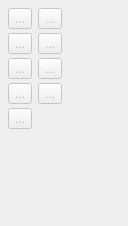
             <widget class="QWidget" name="arcs_Page">
              <property name="geometry">
               <rect>
                <x>0</x>
                <y>0</y>
                <width>128</width>
                <height>226</height>
               </rect>
              </property>
              <property name="sizePolicy">
               <sizepolicy hsizetype="Preferred" vsizetype="Maximum">
                <horstretch>0</horstretch>
                <verstretch>0</verstretch>
               </sizepolicy>
              </property>
              <property name="toolTip">
               <string>Tools for creating arcs.</string>
              </property>
              <attribute name="icon">
               <iconset resource="share/resources/toolicon.qrc">
                <normaloff>:/toolicon/32x32/arcs_toolbox.png</normaloff>:/toolicon/32x32/arcs_toolbox.png</iconset>
              </attribute>
              <attribute name="label">
               <string>Arc</string>
              </attribute>
              <attribute name="toolTip">
               <string>Arc</string>
              </attribute>
              <layout class="QFormLayout" name="formLayout_11">
               <property name="verticalSpacing">
                <number>4</number>
               </property>
               <property name="leftMargin">
                <number>8</number>
               </property>
               <property name="topMargin">
                <number>8</number>
               </property>
               <property name="rightMargin">
                <number>8</number>
               </property>
               <property name="bottomMargin">
                <number>8</number>
               </property>
               <item row="1" column="0">
                <widget class="QToolButton" name="arc_ToolButton">
                 <property name="enabled">
                  <bool>false</bool>
                 </property>
                 <property name="toolTip">
                  <string>Arc - Radius and Angles (Alt+A)</string>
                 </property>
                 <property name="text">
                  <string notr="true">...</string>
                 </property>
                 <property name="icon">
                  <iconset resource="share/resources/toolicon.qrc">
                   <normaloff>:/toolicon/32x32/arc.png</normaloff>:/toolicon/32x32/arc.png</iconset>
                 </property>
                 <property name="iconSize">
                  <size>
                   <width>32</width>
                   <height>32</height>
                  </size>
                 </property>
                 <property name="checkable">
                  <bool>true</bool>
                 </property>
                </widget>
               </item>
               <item row="1" column="1">
                <widget class="QToolButton" name="pointAlongArc_ToolButton">
                 <property name="enabled">
                  <bool>false</bool>
                 </property>
                 <property name="toolTip">
                  <string>Point - On Arc (O, A)</string>
                 </property>
                 <property name="text">
                  <string notr="true">...</string>
                 </property>
                 <property name="icon">
                  <iconset resource="share/resources/toolicon.qrc">
                   <normaloff>:/toolicon/32x32/arc_cut.png</normaloff>:/toolicon/32x32/arc_cut.png</iconset>
                 </property>
                 <property name="iconSize">
                  <size>
                   <width>32</width>
                   <height>32</height>
                  </size>
                 </property>
                 <property name="checkable">
                  <bool>true</bool>
                 </property>
                </widget>
               </item>
               <item row="2" column="0">
                <widget class="QToolButton" name="arcIntersectAxis_ToolButton">
                 <property name="enabled">
                  <bool>false</bool>
                 </property>
                 <property name="toolTip">
                  <string>Point - Intersect Arc and Axis (A, X)</string>
                 </property>
                 <property name="text">
                  <string notr="true">...</string>
                 </property>
                 <property name="icon">
                  <iconset resource="share/resources/toolicon.qrc">
                   <normaloff>:/toolicon/32x32/arc_intersect_axis.png</normaloff>:/toolicon/32x32/arc_intersect_axis.png</iconset>
                 </property>
                 <property name="iconSize">
                  <size>
                   <width>32</width>
                   <height>32</height>
                  </size>
                 </property>
                 <property name="checkable">
                  <bool>true</bool>
                 </property>
                </widget>
               </item>
               <item row="2" column="1">
                <widget class="QToolButton" name="pointOfIntersectionArcs_ToolButton">
                 <property name="enabled">
                  <bool>false</bool>
                 </property>
                 <property name="toolTip">
                  <string>Point - Intersect Arcs (I, A)</string>
                 </property>
                 <property name="text">
                  <string notr="true">...</string>
                 </property>
                 <property name="icon">
                  <iconset resource="share/resources/toolicon.qrc">
                   <normaloff>:/toolicon/32x32/point_of_intersection_arcs.png</normaloff>:/toolicon/32x32/point_of_intersection_arcs.png</iconset>
                 </property>
                 <property name="iconSize">
                  <size>
                   <width>32</width>
                   <height>32</height>
                  </size>
                 </property>
                 <property name="checkable">
                  <bool>true</bool>
                 </property>
                </widget>
               </item>
               <item row="3" column="0">
                <widget class="QToolButton" name="pointOfIntersectionCircles_ToolButton">
                 <property name="enabled">
                  <bool>false</bool>
                 </property>
                 <property name="toolTip">
                  <string>Point - Intersect Circles (Shift+I, Shift+C)</string>
                 </property>
                 <property name="text">
                  <string notr="true">...</string>
                 </property>
                 <property name="icon">
                  <iconset resource="share/resources/toolicon.qrc">
                   <normaloff>:/toolicon/32x32/point_of_intersection_circles.png</normaloff>:/toolicon/32x32/point_of_intersection_circles.png</iconset>
                 </property>
                 <property name="iconSize">
                  <size>
                   <width>32</width>
                   <height>32</height>
                  </size>
                 </property>
                 <property name="checkable">
                  <bool>true</bool>
                 </property>
                </widget>
               </item>
               <item row="3" column="1">
                <widget class="QToolButton" name="pointFromCircleAndTangent_ToolButton">
                 <property name="enabled">
                  <bool>false</bool>
                 </property>
                 <property name="toolTip">
                  <string>Point - Intersect Circle and Tangent (C, T)</string>
                 </property>
                 <property name="text">
                  <string notr="true">...</string>
                 </property>
                 <property name="icon">
                  <iconset resource="share/resources/toolicon.qrc">
                   <normaloff>:/toolicon/32x32/point_from_circle_and_tangent.png</normaloff>:/toolicon/32x32/point_from_circle_and_tangent.png</iconset>
                 </property>
                 <property name="iconSize">
                  <size>
                   <width>32</width>
                   <height>32</height>
                  </size>
                 </property>
                 <property name="checkable">
                  <bool>true</bool>
                 </property>
                </widget>
               </item>
               <item row="4" column="0">
                <widget class="QToolButton" name="pointFromArcAndTangent_ToolButton">
                 <property name="enabled">
                  <bool>false</bool>
                 </property>
                 <property name="toolTip">
                  <string>Point - Intersect Arc and Tangent (A, T)</string>
                 </property>
                 <property name="text">
                  <string notr="true">...</string>
                 </property>
                 <property name="icon">
                  <iconset resource="share/resources/toolicon.qrc">
                   <normaloff>:/toolicon/32x32/point_from_arc_and_tangent.png</normaloff>:/toolicon/32x32/point_from_arc_and_tangent.png</iconset>
                 </property>
                 <property name="iconSize">
                  <size>
                   <width>32</width>
                   <height>32</height>
                  </size>
                 </property>
                 <property name="checkable">
                  <bool>true</bool>
                 </property>
                </widget>
               </item>
               <item row="4" column="1">
                <widget class="QToolButton" name="arcWithLength_ToolButton">
                 <property name="enabled">
                  <bool>false</bool>
                 </property>
                 <property name="toolTip">
                  <string>Arc - Radius and Length (Alt+Shift+A)</string>
                 </property>
                 <property name="text">
                  <string notr="true">...</string>
                 </property>
                 <property name="icon">
                  <iconset resource="share/resources/toolicon.qrc">
                   <normaloff>:/toolicon/32x32/arc_with_length.png</normaloff>:/toolicon/32x32/arc_with_length.png</iconset>
                 </property>
                 <property name="iconSize">
                  <size>
                   <width>32</width>
                   <height>32</height>
                  </size>
                 </property>
                 <property name="checkable">
                  <bool>true</bool>
                 </property>
                </widget>
               </item>
               <item row="5" column="0">
                <widget class="QToolButton" name="ellipticalArc_ToolButton">
                 <property name="enabled">
                  <bool>false</bool>
                 </property>
                 <property name="toolTip">
                  <string>Arc - Elliptical (Alt+E)</string>
                 </property>
                 <property name="text">
                  <string notr="true">...</string>
                 </property>
                 <property name="icon">
                  <iconset resource="share/resources/toolicon.qrc">
                   <normaloff>:/toolicon/32x32/el_arc.png</normaloff>:/toolicon/32x32/el_arc.png</iconset>
                 </property>
                 <property name="iconSize">
                  <size>
                   <width>32</width>
                   <height>32</height>
                  </size>
                 </property>
                 <property name="checkable">
                  <bool>true</bool>
                 </property>
                </widget>
               </item>
              </layout>
             </widget>
